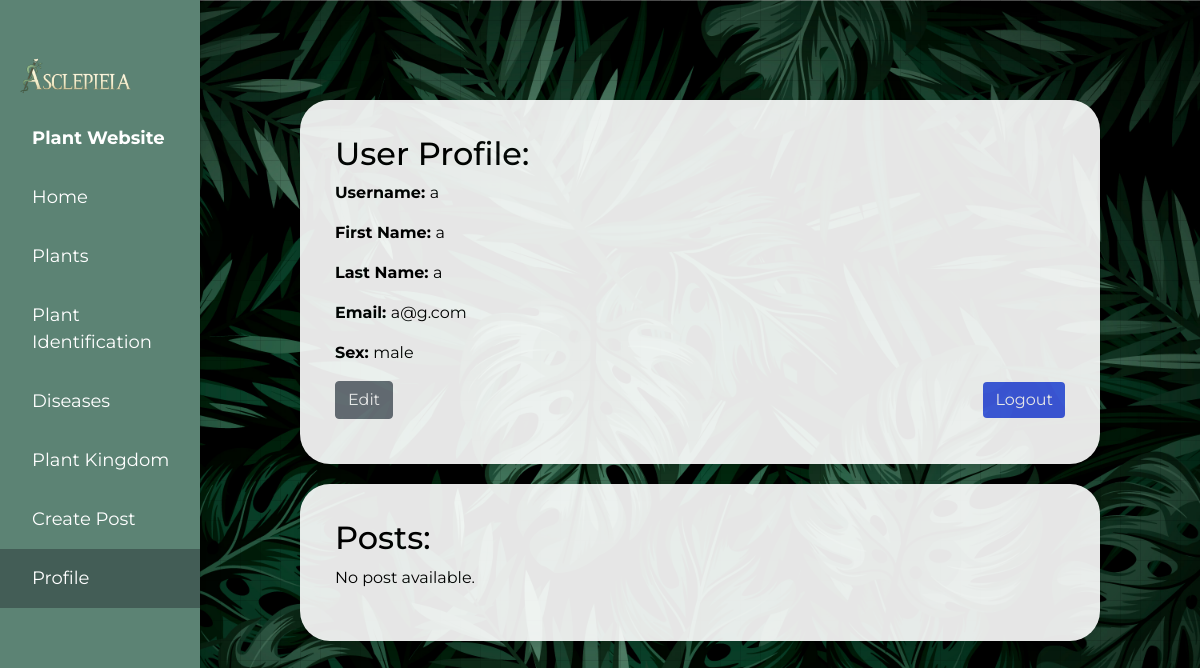
The app's page /profile.php (signed in) with its own data.
### tables this page shows
CREATE TABLE `user` (
  `username` varchar(255) NOT NULL,
  `password` varchar(255) NOT NULL,
  `birthday` date DEFAULT NULL,
  `firstname` varchar(11) NOT NULL,
  `lastname` varchar(30) NOT NULL,
  `email` varchar(30) NOT NULL,
  `image` varchar(100) NOT NULL,
  `gender` varchar(1024) NOT NULL,
  `bio` varchar(255) NOT NULL
);

### profile.php (the view, shortened to what this page needs)
<?php
require("config.php");
require("navbar.php");
try {
    $pdo = new PDO("mysql:host=$servername;dbname=$dbname", $username, $password);
    $pdo->setAttribute(PDO::ATTR_ERRMODE, PDO::ERRMODE_EXCEPTION);
} catch (PDOException $e) {
    die("Error: " . $e->getMessage());
}
$username = $_SESSION["username"];
$userStmt = $pdo->prepare("SELECT firstname, lastname, email, image, gender FROM user WHERE username = ?");
$userStmt->execute([$username]);
$userInfo = $userStmt->fetch(PDO::FETCH_ASSOC);
if ($_SESSION['viewing_user_blogs']) {
    $stmt = $pdo->prepare("SELECT * FROM post WHERE userName = ?");
    $stmt->execute([$username]);
} else {
    $stmt = $pdo->prepare("SELECT * FROM post WHERE userName = ? AND userName = ?");
    $stmt->execute([$username, $_SESSION['username']]);
}
$blogs = $stmt->fetchAll(PDO::FETCH_ASSOC);
?>
<!DOCTYPE html>
<html>
<head>
</head>
<body>
    <div class="card">
        <div class="card-body" style="color: black;">
            <h2 id="userProfile">User Profile:</h2>
            <?php if ($userInfo): ?>
                <p>
                    <b>Username: </b>
                    <span id="username"><?php echo $username; ?></span>
                </p>
                <p>
                    <b>First Name: </b>
                    <span id="readFirstName"><?php echo $userInfo['firstname']; ?></span>
                </p>
                <p>
                    <b>Last Name: </b>
                    <span id="readLastName"><?php echo $userInfo['lastname']; ?></span>
                </p>
                <p>
                    <b>Email: </b>
                    <span id="readEmail"><?php echo $userInfo['email']; ?></span>
                </p>
                <p>
                    <b>Sex: </b>
                    <?php echo isset($userInfo['gender']) ? $userInfo['gender'] : 'Not specified'; ?>
                </p>
            <?php else: ?>
                <p>User profile not found.</p>
            <?php endif; ?>
            <div class="btn-container">
                <a id="edit" class="btn btn-secondary">Edit</a>
                <a href="#" onclick="confirmLogout()" class="btn btn-primary">Logout</a>
            </div>
        </div>
    </div>
    <div class="card">
        <div class="card-body" style="color: black;">
            <h2>Posts:</h2>
            <?php if (count($blogs) > 0): ?>
                <div class="row justify-content-center">
                    <?php foreach ($blogs as $blog): ?>
                        <div class="col-md-4 mb-4">
                            <div class="card">
                                <div class="card-body">
                                    <h3><a href="view_blog.php?blogID=<?php echo $blog['blogID']; ?>"><?php echo $blog['blog_title']; ?></a></h3>
                                    <?php if (!empty($blog['blog_pic'])): ?>
                                        <img alt="Blog Image" class="img-fluid mb-2">
                                    <?php endif; ?>
                                    <p><b>Content: </b><?php echo $blog['blog_content']; ?></p>
                                    <p><b>Filed Under: </b><?php echo $blog['blog_cat']; ?> Date: <?php echo $blog['dateTime_created']; ?></p>
                                    <form action="delete_blog.php" method="post" onsubmit="return confirm('Are you sure you want to delete this blog?');">
                                        <input type="hidden" name="blogID" value="<?php echo $blog['blogID']; ?>">
                                        <button type="submit" class="btn btn-danger">Delete</button>
                                    </form>
                                </div>
                            </div>
                        </div>
                    <?php endforeach; ?>
                </div>
            <?php else: ?>
                <p>No post available.</p>
            <?php endif; ?>
        </div>
    </div>
</body>
</html>

### navbar.php (style rules this page uses)
body { font-family: 'Montserrat', sans-serif; }
body { margin-left: 200px; padding-top: 56px; transition: margin-left 0.3s; }

### profile.php (style rules this page uses)
body { padding: 100px; }
.card { opacity: 0.9; padding: 15px; margin-bottom: 20px; }
.btn-container { display: flex; justify-content: space-between; align-items: center; margin-bottom: 10px; }

### bg.php (style rules this page uses)
body { background-image: url('logo/bg.jpg'); background-size: cover; background-repeat: no-repeat; background-attachment: fixed; }
body::before { content: ""; position: fixed; top: 0; left: 0; width: 100%; height: 100%; background-image: linear-gradient(rgba(0, 0, 0, 0.1) 1px, transparent 1px), linear-gradient(90deg, rgba(0, 0, 0, 0.1) 1px, transparent 1px); background-size: 20px 20px; z-index: -1; }
.card { border: none; border-radius: 30px; box-shadow: 0 4px 8px rgba(0, 0, 0, 0.1); transition: transform 0.2s; }
.btn-primary { background-color: #405de6; border: none; }

### records on screen
user: firstname "a", lastname "a", email "a@g.com", gender "male"

### other values on screen
$username "a"
